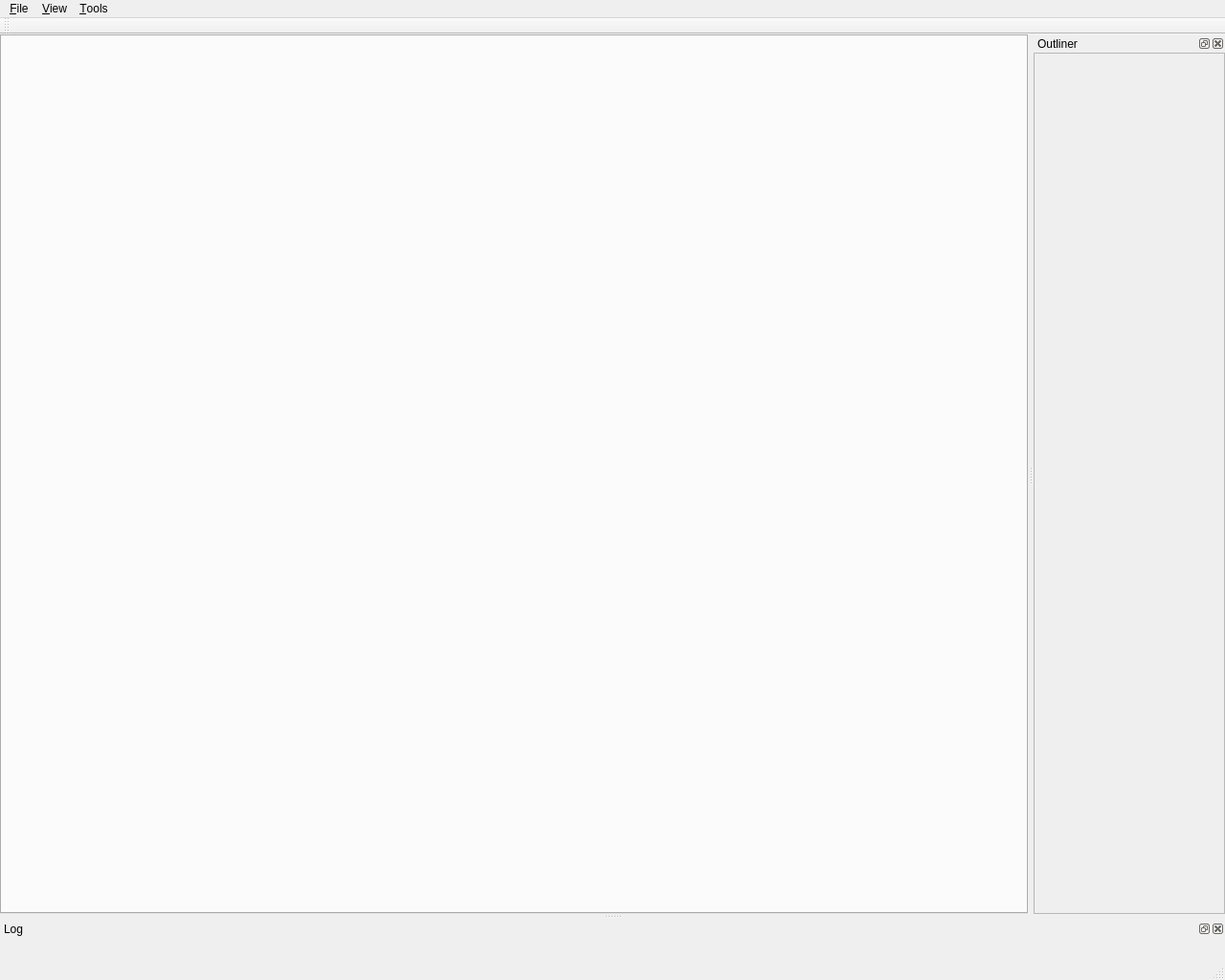
<?xml version="1.0" encoding="UTF-8"?>
<ui version="4.0">
 <class>MainWindow</class>
 <widget class="QMainWindow" name="MainWindow">
  <property name="geometry">
   <rect>
    <x>0</x>
    <y>0</y>
    <width>1280</width>
    <height>1024</height>
   </rect>
  </property>
  <property name="windowTitle">
   <string>Bee Editor</string>
  </property>
  <property name="locale">
   <locale language="Chinese" country="China"/>
  </property>
  <property name="toolButtonStyle">
   <enum>Qt::ToolButtonStyle::ToolButtonIconOnly</enum>
  </property>
  <property name="animated">
   <bool>false</bool>
  </property>
  <widget class="QWidget" name="windowContents">
   <layout class="QGridLayout" name="gridLayout_3">
    <property name="leftMargin">
     <number>0</number>
    </property>
    <property name="topMargin">
     <number>0</number>
    </property>
    <property name="rightMargin">
     <number>0</number>
    </property>
    <property name="bottomMargin">
     <number>0</number>
    </property>
    <item row="0" column="0">
     <widget class="QTabWidget" name="mainTab">
      <property name="currentIndex">
       <number>-1</number>
      </property>
     </widget>
    </item>
   </layout>
  </widget>
  <widget class="QMenuBar" name="mainMenuBar">
   <property name="geometry">
    <rect>
     <x>0</x>
     <y>0</y>
     <width>1280</width>
     <height>33</height>
    </rect>
   </property>
   <widget class="QMenu" name="menuFile">
    <property name="title">
     <string>&amp;File</string>
    </property>
    <addaction name="separator"/>
    <addaction name="actionFileExit"/>
   </widget>
   <widget class="QMenu" name="menuTools">
    <property name="title">
     <string>&amp;Tools</string>
    </property>
    <addaction name="actionToolsSettings"/>
   </widget>
   <widget class="QMenu" name="menuView">
    <property name="title">
     <string>&amp;View</string>
    </property>
   </widget>
   <addaction name="menuFile"/>
   <addaction name="menuView"/>
   <addaction name="menuTools"/>
  </widget>
  <widget class="QToolBar" name="mainToolBar">
   <property name="windowTitle">
    <string>Toolbar</string>
   </property>
   <property name="iconSize">
    <size>
     <width>18</width>
     <height>18</height>
    </size>
   </property>
   <attribute name="toolBarArea">
    <enum>TopToolBarArea</enum>
   </attribute>
   <attribute name="toolBarBreak">
    <bool>false</bool>
   </attribute>
  </widget>
  <widget class="QStatusBar" name="mainStatusBar"/>
  <widget class="QDockWidget" name="logDock">
   <property name="windowTitle">
    <string>Log</string>
   </property>
   <attribute name="dockWidgetArea">
    <number>8</number>
   </attribute>
   <widget class="QWidget" name="logWidget">
    <layout class="QGridLayout" name="gridLayout_9"/>
   </widget>
  </widget>
  <widget class="QDockWidget" name="outlinerDock">
   <property name="minimumSize">
    <size>
     <width>200</width>
     <height>113</height>
    </size>
   </property>
   <property name="floating">
    <bool>false</bool>
   </property>
   <property name="windowTitle">
    <string>Outliner</string>
   </property>
   <attribute name="dockWidgetArea">
    <number>2</number>
   </attribute>
   <widget class="QScrollArea" name="outlinerScrollArea">
    <property name="widgetResizable">
     <bool>true</bool>
    </property>
    <widget class="QWidget" name="outlinerWidget">
     <property name="geometry">
      <rect>
       <x>0</x>
       <y>0</y>
       <width>198</width>
       <height>889</height>
      </rect>
     </property>
    </widget>
   </widget>
  </widget>
  <action name="action_file_new_project">
   <property name="text">
    <string>&amp;New Project</string>
   </property>
  </action>
  <action name="action_file_open_project">
   <property name="text">
    <string>&amp;Open Project...</string>
   </property>
  </action>
  <action name="action_file_open_builtin_project_cornellbox">
   <property name="text">
    <string>&amp;Cornell Box</string>
   </property>
  </action>
  <action name="action_file_save_project">
   <property name="text">
    <string>&amp;Save Project</string>
   </property>
  </action>
  <action name="action_file_save_project_as">
   <property name="text">
    <string>Save Project &amp;As...</string>
   </property>
  </action>
  <action name="actionFileExit">
   <property name="text">
    <string>&amp;Exit</string>
   </property>
  </action>
  <action name="action_debug_tests">
   <property name="text">
    <string>&amp;Tests...</string>
   </property>
   <property name="shortcut">
    <string>Ctrl+Shift+T</string>
   </property>
  </action>
  <action name="action_debug_benchmarks">
   <property name="text">
    <string>&amp;Benchmarks...</string>
   </property>
   <property name="shortcut">
    <string>Ctrl+Shift+B</string>
   </property>
  </action>
  <action name="action_debug_memory_map">
   <property name="text">
    <string>&amp;Memory Map...</string>
   </property>
   <property name="shortcut">
    <string>Ctrl+Shift+M</string>
   </property>
  </action>
  <action name="action_debug_profiler">
   <property name="text">
    <string>Profiler...</string>
   </property>
   <property name="shortcut">
    <string>Ctrl+Shift+P</string>
   </property>
  </action>
  <action name="actionHelpAbout">
   <property name="text">
    <string>&amp;About</string>
   </property>
  </action>
  <action name="action_diagnostics_override_shading_no_override">
   <property name="checkable">
    <bool>true</bool>
   </property>
   <property name="checked">
    <bool>true</bool>
   </property>
   <property name="text">
    <string>&amp;No Override</string>
   </property>
   <property name="shortcut">
    <string>Ctrl+Shift+0</string>
   </property>
  </action>
  <action name="action_rendering_start_final_rendering">
   <property name="text">
    <string>Start &amp;Final Rendering</string>
   </property>
   <property name="shortcut">
    <string>F6</string>
   </property>
  </action>
  <action name="action_rendering_start_interactive_rendering">
   <property name="text">
    <string>Start &amp;Interactive Rendering</string>
   </property>
   <property name="shortcut">
    <string>F5</string>
   </property>
  </action>
  <action name="action_rendering_pause_resume_rendering">
   <property name="checkable">
    <bool>true</bool>
   </property>
   <property name="text">
    <string>&amp;Pause/Resume Rendering</string>
   </property>
   <property name="shortcut">
    <string>Ctrl+F5</string>
   </property>
  </action>
  <action name="action_rendering_stop_rendering">
   <property name="text">
    <string>S&amp;top Rendering</string>
   </property>
   <property name="shortcut">
    <string>Shift+F5</string>
   </property>
  </action>
  <action name="action_rendering_rendering_settings">
   <property name="text">
    <string>&amp;Rendering Settings...</string>
   </property>
   <property name="shortcut">
    <string>F7</string>
   </property>
  </action>
  <action name="action_file_reload_project">
   <property name="text">
    <string>&amp;Reload Project</string>
   </property>
   <property name="shortcut">
    <string>Ctrl+R</string>
   </property>
  </action>
  <action name="action_tools_reload_settings">
   <property name="text">
    <string>&amp;Reload Settings</string>
   </property>
   <property name="shortcut">
    <string>Ctrl+Shift+R</string>
   </property>
  </action>
  <action name="action_tools_save_settings">
   <property name="text">
    <string>S&amp;ave Settings</string>
   </property>
   <property name="shortcut">
    <string>Ctrl+Shift+S</string>
   </property>
  </action>
  <action name="action_file_monitor_project">
   <property name="checkable">
    <bool>true</bool>
   </property>
   <property name="text">
    <string>&amp;Monitor Project File</string>
   </property>
  </action>
  <action name="action_file_pack_project_as">
   <property name="text">
    <string>&amp;Pack Project As...</string>
   </property>
  </action>
  <action name="action_file_close_project">
   <property name="text">
    <string>&amp;Close Project</string>
   </property>
  </action>
  <action name="actionToolsSettings">
   <property name="text">
    <string>&amp;Settings...</string>
   </property>
  </action>
  <action name="action_diagnostics_false_colors">
   <property name="text">
    <string>&amp;False Colors...</string>
   </property>
   <property name="shortcut">
    <string>Ctrl+Shift+F</string>
   </property>
  </action>
 </widget>
 <layoutdefault spacing="6" margin="11"/>
 <resources/>
 <connections/>
</ui>
